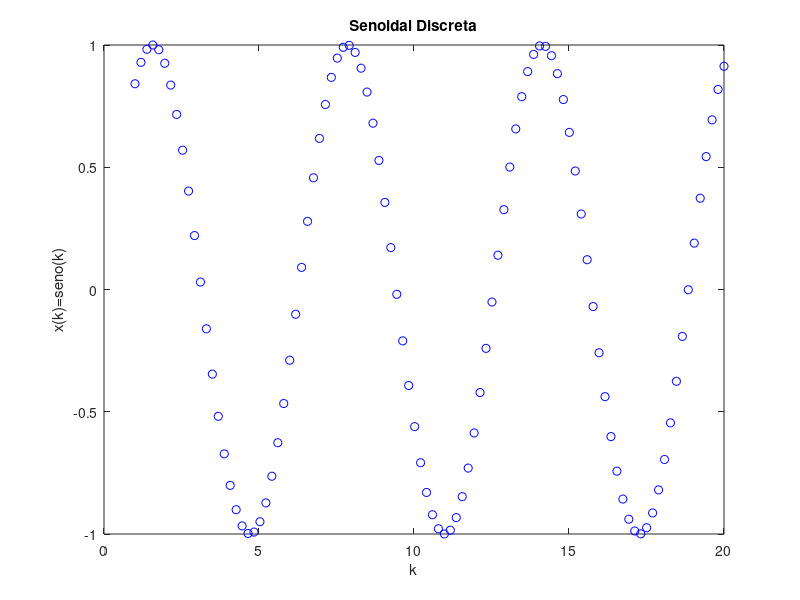

Here is the MATLAB script that generated this plot:
% GENERADÓR DE ESCALÓN UNITARIO DISCRETO

x = ones(1,11);       % Define once valores de  1s
v = [0, 10, 0, 2];    % Define los valores de ejes
axis(v);              % Establece los limites de los axes

plot(x, 'ro')         % Plotea y/o grafica círculos de color rojo,
xlabel('k')           % Asigna una etiqueta al eje x
ylabel('x(k)')        % Asigna una etiqueta al eje y
title("Escalon Unitario Discreto");  % Asigna titulo a la gráfica

%si quieres plotear en otros colores puedes usar plot(x, 'go') para verde, o plot(x, 'bo') para azul

% GENERADOR DE RAMPA UNITARIA DISCRETA

k= 0:10;               % Define once valores de  1s
x = k;                 % Define los valores de ejes
axis( [0, 10, 0, 10]); % Establece los limites de los axes
grid                   % Muestra lineas de cuadriculas principales

plot(k, x, 'ro')       % Plotea y/o grafica círculos de color rojo
xlabel('k')            % Asigna una etiqueta al eje x
ylabel('x(k)')         % Asigna una etiqueta al eje y
title("Rampa Unitaria Discreta"); % Asigna titulo a la gráfica


% GENERACION DE LA FUNCION POTENCIAL X(K)=2^K

k = linspace(0, 5, 20);   % la funcion linespace sirve para retomar un vector espaciado linealmente
x = 2.^k;                 % funcion Exponencial
grid on                   % Muestra lineas de cuadriculas principales para los ejes actuales

plot(k, x, 'ro')          % Plotea y/o grafica círculos de color rojo
xlabel('k')               % Asigna una etiqueta al eje x
ylabel('x(k)')            % Asigna una etiqueta al eje y
title("Potencia Discreta"); % Asigna titulo a la gráfica



% GENERACION DE LA FUNCION POTENCIAL X(K)=e^(2K)

k = linspace(1, 5, 20);     % la funcion linespace sirve para retomar un vector espaciado linealmente
x = exp(-2*k);              % funcion Exponencial
grid on

plot(k, x, 'ro')            % Plotea y/o grafica círculos de color rojo
xlabel('k')                 % Asigna una etiqueta al eje x
ylabel('x(k)')              % Asigna una etiqueta al eje y
title("Exponencial Discreta"); % Asigna titulo a la gráfica

% GENERACION DE LA FUNCION SENO: x(k)= sen(wkT)

k = linspace(1, 20);
x = sin(k);
grid                        % Muestra lineas de cuadriculas principales

plot(k, x, 'bo')            % Plotea y/o grafica círculos de color rojo
xlabel('k')                 % Asigna una etiqueta al eje x
ylabel('x(k)=seno(k)')      % Asigna una etiqueta al eje y
title("Senoidal Discreta"); % Asigna titulo a la gráfica
